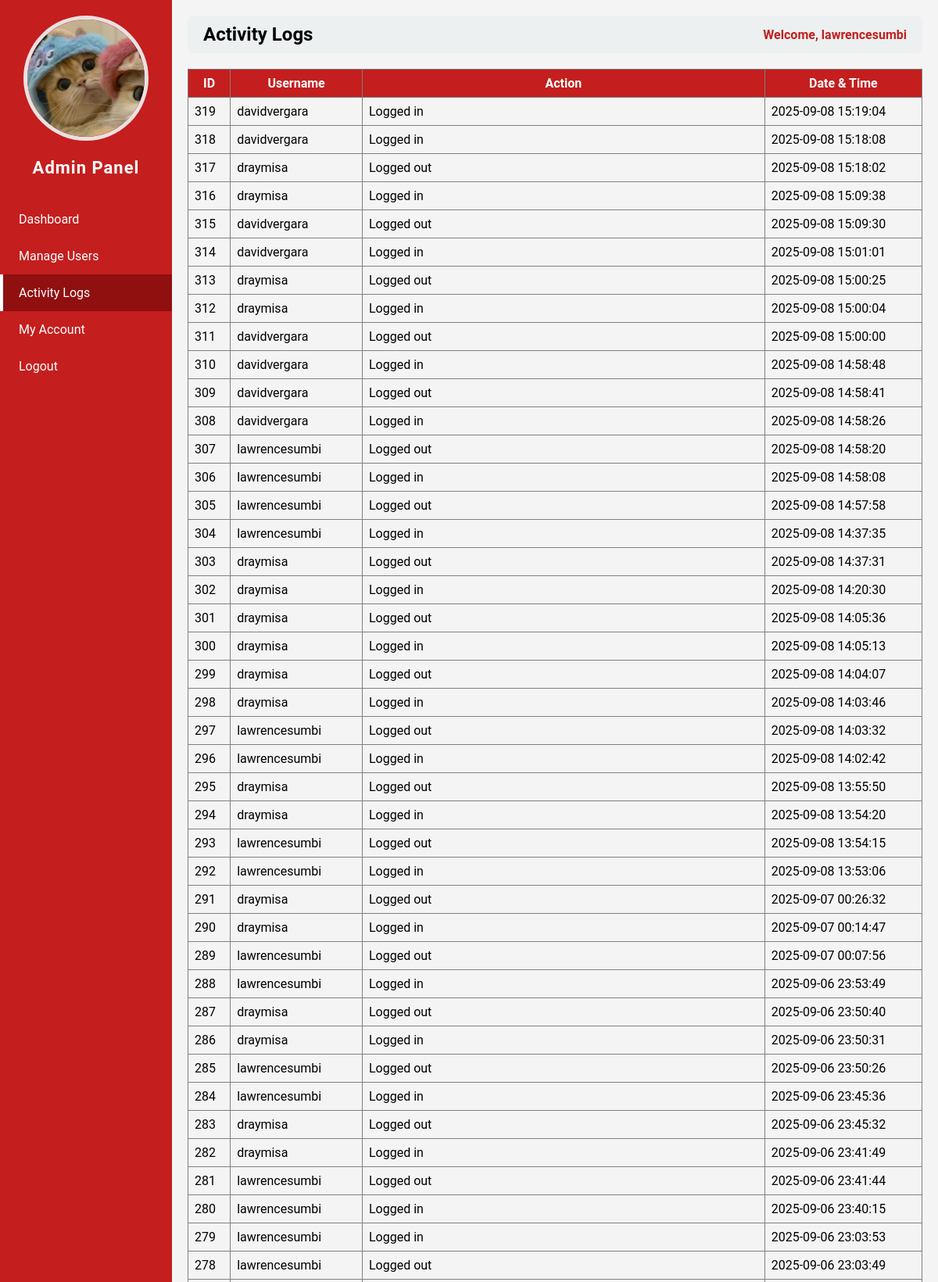
/admin.php?page=activity_logs (signed in, upper part), run on the app's committed database.
### tables this page shows
CREATE TABLE `users` (
  `id` int(11) NOT NULL,
  `username` varchar(50) NOT NULL,
  `password` varchar(255) NOT NULL,
  `role` varchar(50) NOT NULL,
  `email` varchar(255) NOT NULL,
  `contact` varchar(50) NOT NULL,
  `status` varchar(50) NOT NULL,
  `img` varchar(255) NOT NULL
);

CREATE TABLE `logs` (
  `id` int(11) NOT NULL,
  `user_id` int(11) NOT NULL,
  `action` varchar(255) NOT NULL,
  `date_time` datetime NOT NULL DEFAULT current_timestamp()
);

### admin_pages/activity_logs.php (the view)
<?php
$host = "localhost";
$dbname = "studisciplink";
$user = "root";
$pass = "";
try {
    $pdo = new PDO("mysql:host=$host;dbname=$dbname", $user, $pass);
    $pdo->setAttribute(PDO::ATTR_ERRMODE, PDO::ERRMODE_EXCEPTION);
    $stmt = $pdo->prepare("
        SELECT l.id, u.username, l.action, l.date_time
        FROM logs l
        JOIN users u ON l.user_id = u.id
        ORDER BY l.date_time DESC
    ");
    $stmt->execute();
    $logs = $stmt->fetchAll(PDO::FETCH_ASSOC);
} catch (PDOException $e) {
    die("Database error: " . $e->getMessage());
}
?>
<table border="1" cellpadding="8" cellspacing="0" style="width:100%; border-collapse:collapse;">
    <thead style="background:#c41e1e; color:white;">
        <tr>
            <th>ID</th>
            <th>Username</th>
            <th>Action</th>
            <th>Date & Time</th>
        </tr>
    </thead>
    <tbody>
        <?php if ($logs): ?>
            <?php foreach ($logs as $log): ?>
                <tr>
                    <td><?php echo htmlspecialchars($log['id']); ?></td>
                    <td><?php echo htmlspecialchars($log['username']); ?></td>
                    <td><?php echo htmlspecialchars($log['action']); ?></td>
                    <td><?php echo htmlspecialchars($log['date_time']); ?></td>
                </tr>
            <?php endforeach; ?>
        <?php else: ?>
            <tr>
                <td colspan="4" style="text-align:center;">No activity logs found.</td>
            </tr>
        <?php endif; ?>
    </tbody>
</table>

### admin.php (shortened to what this page needs)
<?php
require 'db_connect.php';
$id = $_SESSION['user_id'];
$stmt = $pdo->prepare("SELECT * FROM users WHERE id=?");
$stmt->execute([$id]);
$user = $stmt->fetch(PDO::FETCH_ASSOC);
$page = isset($_GET['page']) ? $_GET['page'] : 'dashboard';
?>
<!DOCTYPE html>
<html>
<head>
</head>
<body>
<div class="sidebar">
    <div class="column profile-photo">
        <?php if (!empty($user['img'])): ?>
            <img src="<?php echo htmlspecialchars($user['img']); ?>" alt="Profile Image">
        <?php else: ?>
            <img src="default.png" alt="Profile Image">
        <?php endif; ?>
    </div>
    <h2>Admin Panel</h2>
    <a href="?page=dashboard" class="<?php echo $page=='dashboard' ? 'active' : ''; ?>">Dashboard</a>
    <a href="?page=manage_users" class="<?php echo $page=='manage_users' ? 'active' : ''; ?>">Manage Users</a>
    <a href="?page=activity_logs" class="<?php echo $page=='activity_logs' ? 'active' : ''; ?>">Activity Logs</a>
    <a href="?page=my_account" class="<?php echo $page=='my_account' ? 'active' : ''; ?>">My Account</a>
    <a href="logout.php">Logout</a>
</div>
<div class="main-content">
    <div class="header">
        <h2><?php echo str_replace('_',' ', $page); ?></h2>
        <span>Welcome, <?php echo $_SESSION['username']; ?></span>
    </div>
    <div class="content">
        <?php
        $file = "admin_pages/{$page}.php";
        if(file_exists($file)){
            include $file;
        } else {
            echo "<p>Page not found.</p>";
        }
        ?>
    </div>
</div>
</body>
</html>

### admin.php (style rules this page uses)
body { margin: 0; font-family: 'Roboto', sans-serif; background: #f4f4f4; }
.sidebar { position: fixed; top: 0; left: 0; width: 220px; height: 100%; background-color: #c41e1e; color: white; display: flex; flex-direction: column; padding-top: 20px; }
.sidebar h2 { text-align: center; margin-bottom: 30px; font-size: 22px; letter-spacing: 1px; }
.sidebar a { padding: 14px 20px; text-decoration: none; color: white; display: block; transition: 0.3s; border-left: 4px solid transparent; }
.sidebar a.active { background-color: #900f0f; border-left: 4px solid #fff; }
.main-content { margin-left: 220px; padding: 20px; }
.header { display: flex; justify-content: space-between; align-items: center; background: #ecf0f1; padding: 10px 20px; border-radius: 8px; margin-bottom: 20px; }
.header h2 { margin: 0; text-transform: capitalize; }
.header span { font-weight: bold; color: #c41e1e; }
.profile-photo { text-align: center; }
.profile-photo img { width: 150px; height: 150px; object-fit: cover; border-radius: 50%; border: 5px solid #ebe0e0ff; }

### data on the page
users: img (picture)
logs: id "319", user.username "davidvergara", action "Logged in", date_time "2025-09-08 15:19:04"
logs: id "318", user.username "davidvergara", action "Logged in", date_time "2025-09-08 15:18:08"
logs: id "317", user.username "draymisa", action "Logged out", date_time "2025-09-08 15:18:02"
logs: id "316", user.username "draymisa", action "Logged in", date_time "2025-09-08 15:09:38"
logs: id "315", user.username "davidvergara", action "Logged out", date_time "2025-09-08 15:09:30"
logs: id "314", user.username "davidvergara", action "Logged in", date_time "2025-09-08 15:01:01"
logs: id "313", user.username "draymisa", action "Logged out", date_time "2025-09-08 15:00:25"
logs: id "312", user.username "draymisa", action "Logged in", date_time "2025-09-08 15:00:04"
logs: id "311", user.username "davidvergara", action "Logged out", date_time "2025-09-08 15:00:00"
logs: id "310", user.username "davidvergara", action "Logged in", date_time "2025-09-08 14:58:48"
logs: id "309", user.username "davidvergara", action "Logged out", date_time "2025-09-08 14:58:41"
logs: id "308", user.username "davidvergara", action "Logged in", date_time "2025-09-08 14:58:26"
logs: id "307", user.username "lawrencesumbi", action "Logged out", date_time "2025-09-08 14:58:20"
logs: id "306", user.username "lawrencesumbi", action "Logged in", date_time "2025-09-08 14:58:08"
logs: id "305", user.username "lawrencesumbi", action "Logged out", date_time "2025-09-08 14:57:58"
logs: id "304", user.username "lawrencesumbi", action "Logged in", date_time "2025-09-08 14:37:35"
logs: id "303", user.username "draymisa", action "Logged out", date_time "2025-09-08 14:37:31"
logs: id "302", user.username "draymisa", action "Logged in", date_time "2025-09-08 14:20:30"
logs: id "301", user.username "draymisa", action "Logged out", date_time "2025-09-08 14:05:36"
logs: id "300", user.username "draymisa", action "Logged in", date_time "2025-09-08 14:05:13"
logs: id "299", user.username "draymisa", action "Logged out", date_time "2025-09-08 14:04:07"
logs: id "298", user.username "draymisa", action "Logged in", date_time "2025-09-08 14:03:46"
logs: id "297", user.username "lawrencesumbi", action "Logged out", date_time "2025-09-08 14:03:32"
logs: id "296", user.username "lawrencesumbi", action "Logged in", date_time "2025-09-08 14:02:42"
logs: id "295", user.username "draymisa", action "Logged out", date_time "2025-09-08 13:55:50"
logs: id "294", user.username "draymisa", action "Logged in", date_time "2025-09-08 13:54:20"
logs: id "293", user.username "lawrencesumbi", action "Logged out", date_time "2025-09-08 13:54:15"
logs: id "292", user.username "lawrencesumbi", action "Logged in", date_time "2025-09-08 13:53:06"
logs: id "291", user.username "draymisa", action "Logged out", date_time "2025-09-07 00:26:32"
logs: id "290", user.username "draymisa", action "Logged in", date_time "2025-09-07 00:14:47"
logs: id "289", user.username "lawrencesumbi", action "Logged out", date_time "2025-09-07 00:07:56"
logs: id "288", user.username "lawrencesumbi", action "Logged in", date_time "2025-09-06 23:53:49"
logs: id "287", user.username "draymisa", action "Logged out", date_time "2025-09-06 23:50:40"
logs: id "286", user.username "draymisa", action "Logged in", date_time "2025-09-06 23:50:31"
logs: id "285", user.username "lawrencesumbi", action "Logged out", date_time "2025-09-06 23:50:26"
logs: id "284", user.username "lawrencesumbi", action "Logged in", date_time "2025-09-06 23:45:36"
logs: id "283", user.username "draymisa", action "Logged out", date_time "2025-09-06 23:45:32"
logs: id "282", user.username "draymisa", action "Logged in", date_time "2025-09-06 23:41:49"
logs: id "281", user.username "lawrencesumbi", action "Logged out", date_time "2025-09-06 23:41:44"
logs: id "280", user.username "lawrencesumbi", action "Logged in", date_time "2025-09-06 23:40:15"
logs: id "279", user.username "lawrencesumbi", action "Logged in", date_time "2025-09-06 23:03:53"
logs: id "278", user.username "lawrencesumbi", action "Logged out", date_time "2025-09-06 23:03:49"

### other printed values
str_replace('_',' ', $page) "Activity Logs"
$_SESSION['username'] "lawrencesumbi"
